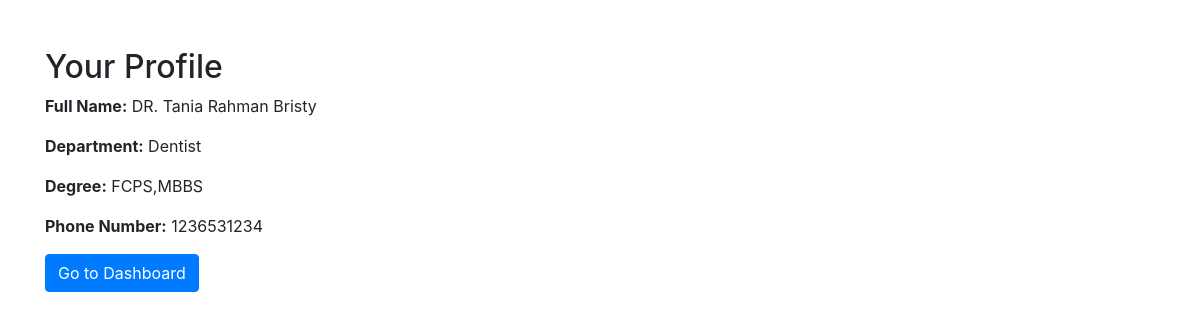
The page /doctorprofile.php (signed in) on the database its author committed.
### tables this page shows
CREATE TABLE `doctors_profile` (
  `username` varchar(255) NOT NULL,
  `full_name` varchar(255) NOT NULL,
  `department` varchar(255) DEFAULT NULL,
  `degree` varchar(255) DEFAULT NULL,
  `phone_number` varchar(20) DEFAULT NULL
);

### doctorprofile.php (the view, shortened to what this page needs)
<?php
include 'db_connect.php';
$username = $_SESSION["username"];
function getDoctorProfile($conn, $username) {
    $sql = "SELECT * FROM doctors_profile WHERE username = ?";
    $stmt = $conn->prepare($sql);
    $stmt->bind_param("s", $username);
    $stmt->execute();
    $result = $stmt->get_result();
    return $result->fetch_assoc();
}
$doctorProfile = getDoctorProfile($conn, $username);
?>
<!DOCTYPE html>
<html lang="en">
<head>
    <link rel="stylesheet" href="https://stackpath.bootstrapcdn.com/bootstrap/4.5.2/css/bootstrap.min.css">
</head>
<body>
    <div class="container mt-5">
        <?php if (!$doctorProfile): ?>
            <h2>Update Your Profile</h2>
            <form method="POST" action="doctorprofile.php">
                <div class="form-group">
                    <label for="full_name">Full Name</label>
                    <input type="text" class="form-control" id="full_name" name="full_name" required>
                </div>
                <div class="form-group">
                    <label for="department">Department</label>
                    <input type="text" class="form-control" id="department" name="department" required>
                </div>
                <div class="form-group">
                    <label for="degree">Degree</label>
                    <input type="text" class="form-control" id="degree" name="degree" required>
                </div>
                <div class="form-group">
                    <label for="phone_number">Phone Number</label>
                    <input type="text" class="form-control" id="phone_number" name="phone_number" required>
                </div>
                <button type="submit" class="btn btn-primary">Save Profile</button>
            </form>
        <?php else: ?>
            <h2>Your Profile</h2>
            <p><strong>Full Name:</strong> <?php echo htmlspecialchars($doctorProfile['full_name']); ?></p>
            <p><strong>Department:</strong> <?php echo htmlspecialchars($doctorProfile['department']); ?></p>
            <p><strong>Degree:</strong> <?php echo htmlspecialchars($doctorProfile['degree']); ?></p>
            <p><strong>Phone Number:</strong> <?php echo htmlspecialchars($doctorProfile['phone_number']); ?></p>
            <a href="doctor_dashboard.php" class="btn btn-primary">Go to Dashboard</a>
        <?php endif; ?>
    </div>
</body>
</html>

### rows shown on the page
doctors_profile: full_name "DR. Tania Rahman Bristy", department "Dentist", degree "FCPS,MBBS", phone_number "1236531234"
